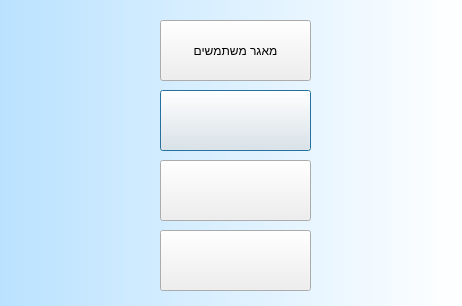
<?xml version="1.0" encoding="UTF-8"?>
<ui version="4.0">
 <class>Dialog</class>
 <widget class="QDialog" name="Dialog">
  <property name="geometry">
   <rect>
    <x>0</x>
    <y>0</y>
    <width>462</width>
    <height>306</height>
   </rect>
  </property>
  <property name="windowTitle">
   <string>Dialog</string>
  </property>
  <property name="styleSheet">
   <string notr="true">QDialog{
background-color:qlineargradient(spread:pad, x1:0, y1:0, x2:1, y2:0, stop:0 rgba(186, 226, 255, 255), stop:1 rgba(255, 255, 255, 255))
}</string>
  </property>
  <widget class="QPushButton" name="pushButton_2">
   <property name="geometry">
    <rect>
     <x>160</x>
     <y>90</y>
     <width>151</width>
     <height>61</height>
    </rect>
   </property>
   <property name="text">
    <string/>
   </property>
  </widget>
  <widget class="QPushButton" name="pushButton">
   <property name="geometry">
    <rect>
     <x>160</x>
     <y>20</y>
     <width>151</width>
     <height>61</height>
    </rect>
   </property>
   <property name="text">
    <string>מאגר משתמשים</string>
   </property>
  </widget>
  <widget class="QPushButton" name="pushButton_4">
   <property name="geometry">
    <rect>
     <x>160</x>
     <y>230</y>
     <width>151</width>
     <height>61</height>
    </rect>
   </property>
   <property name="text">
    <string/>
   </property>
  </widget>
  <widget class="QPushButton" name="pushButton_3">
   <property name="geometry">
    <rect>
     <x>160</x>
     <y>160</y>
     <width>151</width>
     <height>61</height>
    </rect>
   </property>
   <property name="text">
    <string/>
   </property>
  </widget>
 </widget>
 <resources/>
 <connections/>
</ui>
